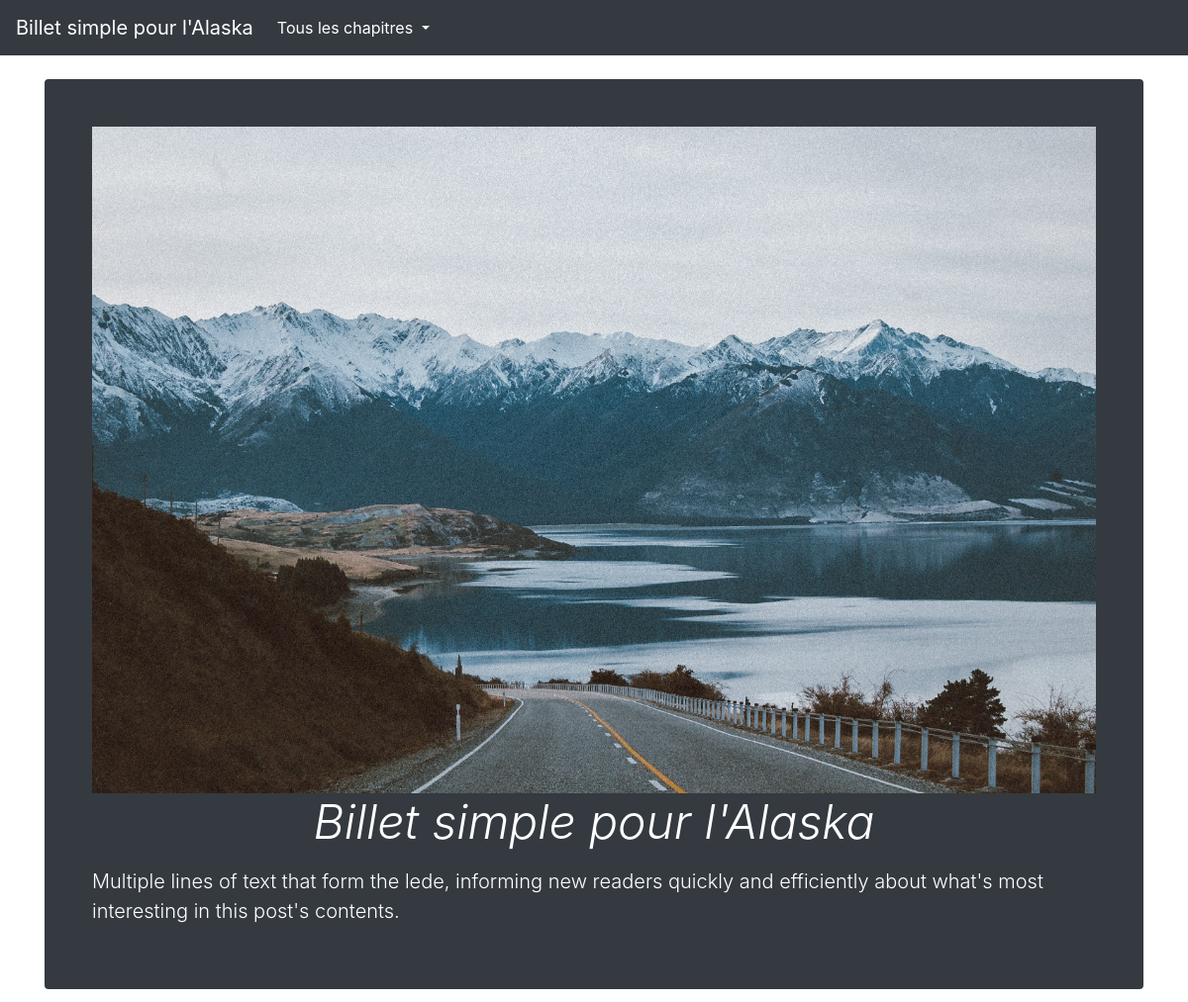
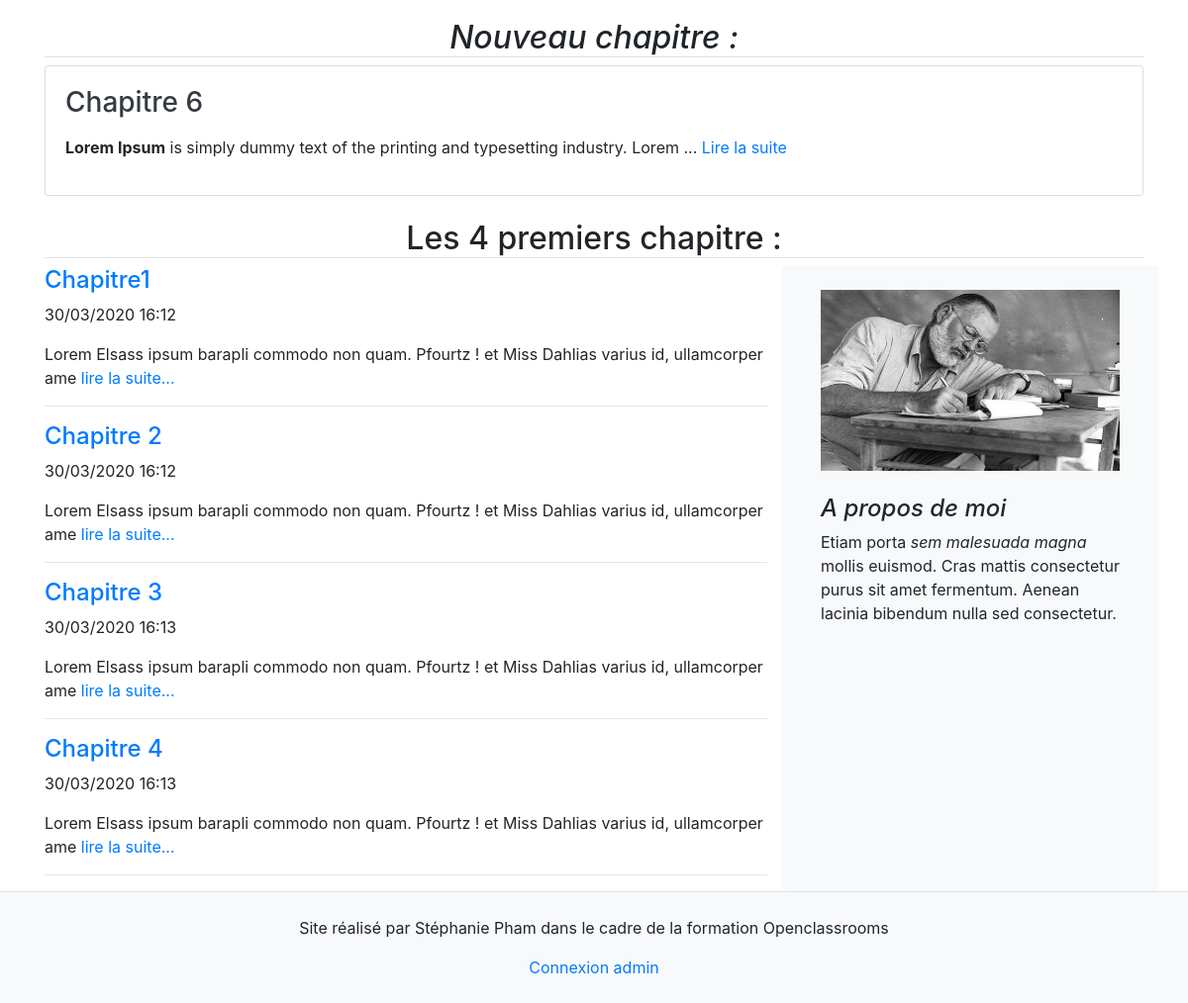
The page / on the database its author committed (2 pictures, top to bottom).
### tables this page shows
CREATE TABLE IF NOT EXISTS `articles` (
  `id` int(11) NOT NULL AUTO_INCREMENT,
  `title` varchar(255) NOT NULL,
  `content` text NOT NULL,
  `date_article` datetime DEFAULT current_timestamp(),
  PRIMARY KEY (`id`)
);

### _classes/Articles.php (called while the page is built, shortened)
<?php
class Articles
{
    public static function getAllArticles()
    {
        global $db;
        $reqArticles = $db->query('SELECT * FROM articles');
        return $reqArticles->fetchAll();
    }
    public static function getLastArticle()
    {
        global $db;
        $reqArticle = $db->prepare('SELECT * FROM articles ORDER BY id DESC LIMIT 1');
        $reqArticle->execute([]);
        return $reqArticle->fetch();
    }
    public static function getFirstArticles()
    {
        global $db;
        $reqArticle = $db->query('SELECT * FROM articles ORDER BY id ASC LIMIT 4');
        return $reqArticle->fetchAll();
    }
}

### controllers/home_controller.php (called while the page is built)
<?php
$lastArticle = Articles::getLastArticle();
$firstArticles = Articles::getFirstArticles();

### controllers/nav_controller.php (called while the page is built, shortened)
<?php
$articles = Articles::getAllArticles();

### views/home_view.php (the view)
<!DOCTYPE html>
<html lang="fr" dir="ltr">
<head>
  <?php include_once 'views/includes/head.php'?>
</head>
<body>
  <?php include_once 'views/includes/nav.php'?>
  <div class="container">
    <div class="jumbotron p-3 p-md-5 text-white rounded bg-dark">
      <div class="px-0">
        <img src="assets/images/image1.jpg" class="img-fluid" alt="Responsive image">
        <h1 class="display-4 font-italic text-center">Billet simple pour l'Alaska</h1>
        <p class="lead my-3">Multiple lines of text that form the lede, informing new readers quickly and efficiently
          about what's most interesting in this post's contents.</p>
      </div>
    </div>
    <section class="mb-4">
      <div class="md-3">
        <h2 class=" font-italic text-center border-bottom">Nouveau chapitre : </h2>
      </div>
      <div class="card">
        <div class="card-body">
          <h3 class="card-title">
            <a href="article?id=<?= $lastArticle['id'] ?>" class="text-dark"><?= $lastArticle['title'] ?></a>
          </h3>
          <p class="lead "><?= substr($lastArticle['content'], 0, 100) ?> ... <a
              href="article?id=<?= $lastArticle['id'] ?>">Lire la suite</a> </p>
        </div>
      </div>
    </section>
    </div>
    <main role="main" class="container">
    <h2 class="border-bottom text-center">Les 4 premiers chapitre : </h2>
      <div class="row">
        <div class="col-md-8 blog-main">
          <?php foreach($firstArticles as $index => $article) : ?>
          <div class="blog-post">
            <h4 class="blog-post-title">
              <a href="article?id=<?= $article['id'] ?>"> <?= $article['title'] ?> </a>
            </h4>
            <p class="blog-post-meta"><?= date_format(date_create($article['date_article']), 'd/m/Y H:i') ?> </p>
            <p> <?= substr($article['content'], 0, 100) ?> <a href="article?id=<?= $article['id'] ?>"> lire la
                suite...</a> </p>
            <hr>
          </div>
          <?php endforeach; ?>
        </div>
        <aside class="col-md-4 blog-sidebar bg-light rounded">
          <div class="p-4 mb-3 bg-light rounded">
            <img src="assets/images/img.jpg" alt="Responsive images" class="img-fluid"> <br> <br>
            <h4 class="font-italic">A propos de moi </h4>
            <p class="mb-0">Etiam porta <em>sem malesuada magna</em> mollis euismod. Cras mattis consectetur purus sit
              amet fermentum. Aenean lacinia bibendum nulla sed consectetur.</p>
          </div>
        </aside>
      </div>
    </main>
  <?php include_once 'views/includes/footer.php' ?>
</body>
</html>

### index.php (shortened to what this page needs)
<?php
if (isset($_GET['page']) and !empty($_GET['page'])) {
    $page = trim(strtolower($_GET['page']));
} else {
    $page = 'home';
}
$allPages = scandir('controllers/');
if (in_array($page . '_controller.php', $allPages)) {
    include_once 'controllers/nav_controller.php';
    include_once 'controllers/' .$page. '_controller.php';
    include_once 'views/' .$page. '_view.php';
} else {
    echo 'Erreur 404';
}

### views/includes/head.php (shortened to what this page needs)
<link rel="stylesheet" href="https://stackpath.bootstrapcdn.com/bootstrap/4.4.1/css/bootstrap.min.css">
<link rel="stylesheet" href="assets/styles/css/style.css"/>
<link rel="stylesheet" href="https://use.fontawesome.com/releases/v5.8.1/css/all.css">
<link rel="stylesheet" href="assets/styles/style.css">

### views/includes/nav.php (shortened to what this page needs)
<nav class="navbar navbar-expand-lg navbar-dark bg-dark mb-4">
  <a class="navbar-brand" href="home">Billet simple pour l'Alaska</a>
  <div class="collapse navbar-collapse" id="navbarSupportedContent">
    <ul class="navbar-nav mr-auto">
      <li class="nav-item dropdown">
        <a class="nav-link dropdown-toggle nav-item active" href="#" id="navbarDropdown" role="button"
          data-toggle="dropdown" aria-haspopup="true" aria-expanded="false">
          Tous les chapitres
        </a>
      </li>
    </ul>
  </div>
</nav>

### views/includes/footer.php
<footer class="w-100 d-flex flex-column justify-content-around align-items-center bg-light border-top p-4 ">
  <p>Site réalisé par Stéphanie Pham dans le cadre de la formation Openclassrooms</p>
  <?php if (!$_SESSION) { ?>
    <a href="connexion">Connexion admin</a>
  <?php } ?>
</footer>

### assets/styles/style.css (style rules this page uses)
h1 { font-size: 2.5rem; }
@media (min-width: 768px) { .display-4 { font-size: 3rem; } }

### rows shown on the page
articles: title "Chapitre 6", content "Lorem Ipsum is simply dummy text of the printing and typesetting industry. Lorem"
articles: title "Chapitre1", date_article "30/03/2020 16:12", content "Lorem Elsass ipsum barapli commodo non quam. Pfourtz ! et Miss Dahlias varius id, ullamcorper ame"
articles: title "Chapitre 2", date_article "30/03/2020 16:12", content "Lorem Elsass ipsum barapli commodo non quam. Pfourtz ! et Miss Dahlias varius id, ullamcorper ame"
articles: title "Chapitre 3", date_article "30/03/2020 16:13", content "Lorem Elsass ipsum barapli commodo non quam. Pfourtz ! et Miss Dahlias varius id, ullamcorper ame"
articles: title "Chapitre 4", date_article "30/03/2020 16:13", content "Lorem Elsass ipsum barapli commodo non quam. Pfourtz ! et Miss Dahlias varius id, ullamcorper ame"
